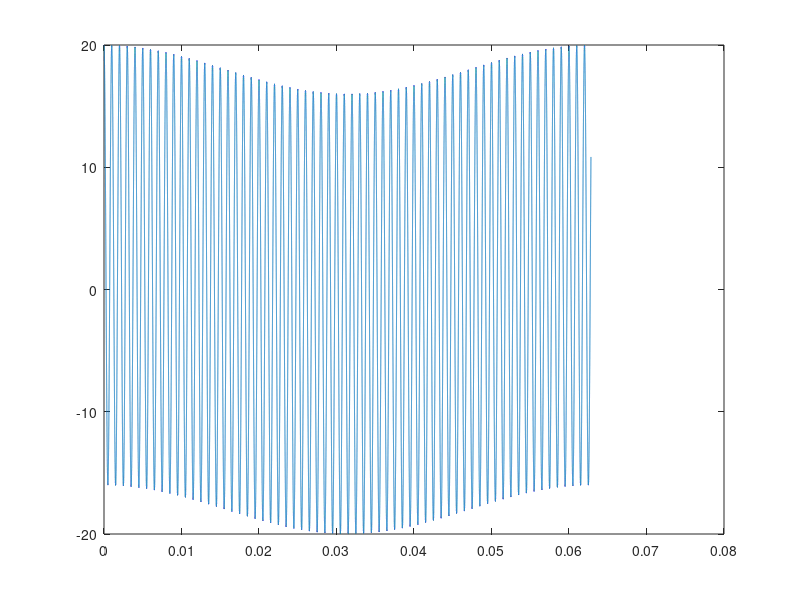
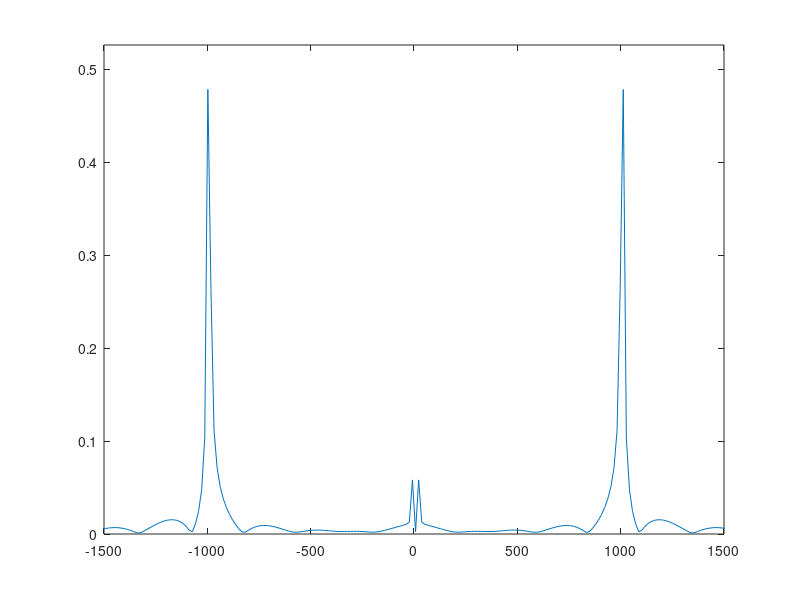
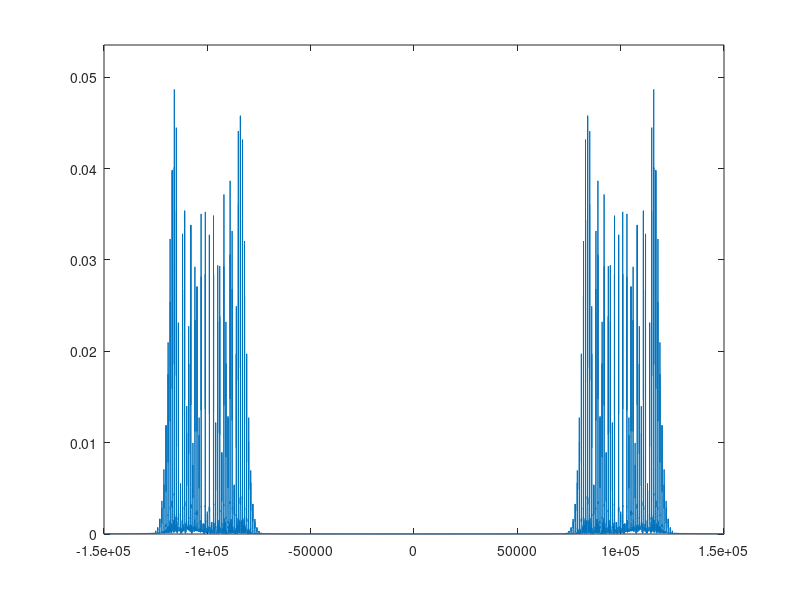
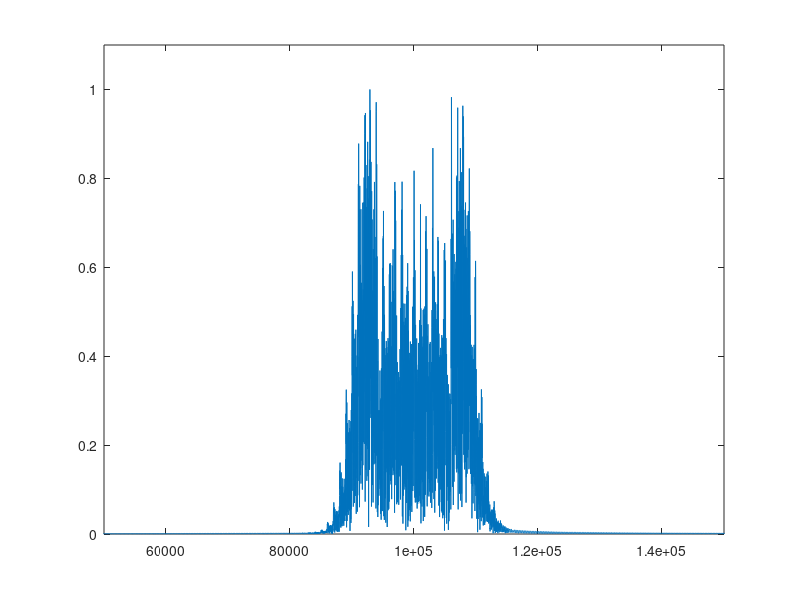

MATLAB code for these plots, in order:
clear all
close all

fmax=150000;
fs=50*fmax;
ts=1/fs;
fc=100000;
kp=1;
kf=1000*pi;

t=0:ts:2*pi/100;

m=2*cos(100*t)+18*cos(2000*pi*t);
plot(t,m)

N=500000;
figure(2)
M=fftshift(fft(m,N))*ts;
w=linspace(-fs/2,fs/2,N)*2*pi;
plot(w/(2*pi),abs(M))
axis([-1500 1500 0 1.1*max(abs(M))])

ypm=10*cos(2*pi*fc*t + kp*m);
Ypm=fftshift(fft(ypm,N))*ts;
figure(3)
plot(w/(2*pi),abs(Ypm))
axis([-150000 150000 0 1.1*max(abs(Ypm))])

Int_m=cumsum(m)*ts;
yfm=10*cos(2*pi*fc*t + kf*Int_m);
Yfm=fftshift(fft(yfm,N))*ts;
figure(4)
plot(w/(2*pi),abs(Yfm)/max(abs(Yfm)))
axis([0.5e5 150000 0 1.1])
